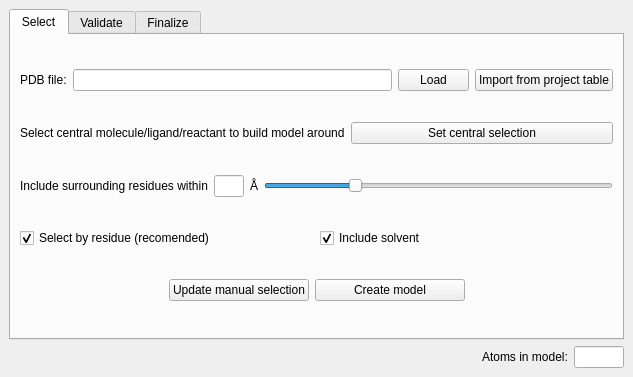
<?xml version="1.0" encoding="UTF-8"?>
<ui version="4.0">
 <class>ClusterPDB</class>
 <widget class="QMainWindow" name="ClusterPDB">
  <property name="geometry">
   <rect>
    <x>0</x>
    <y>0</y>
    <width>633</width>
    <height>377</height>
   </rect>
  </property>
  <property name="windowTitle">
   <string>MainWindow</string>
  </property>
  <widget class="QWidget" name="centralwidget">
   <layout class="QVBoxLayout" name="verticalLayout">
    <item>
     <widget class="QTabWidget" name="tabWidget">
      <property name="currentIndex">
       <number>0</number>
      </property>
      <widget class="QWidget" name="select">
       <attribute name="title">
        <string>Select</string>
       </attribute>
       <layout class="QVBoxLayout" name="verticalLayout_2">
        <item>
         <layout class="QGridLayout" name="gridLayout">
          <item row="0" column="0">
           <widget class="QLabel" name="label_pdb_file">
            <property name="maximumSize">
             <size>
              <width>61</width>
              <height>32</height>
             </size>
            </property>
            <property name="text">
             <string>PDB file:</string>
            </property>
           </widget>
          </item>
          <item row="0" column="1">
           <widget class="QLineEdit" name="lineEdit_pdb_file">
            <property name="dragEnabled">
             <bool>true</bool>
            </property>
            <property name="readOnly">
             <bool>true</bool>
            </property>
           </widget>
          </item>
          <item row="0" column="2">
           <widget class="QPushButton" name="button_load_pdb">
            <property name="maximumSize">
             <size>
              <width>71</width>
              <height>32</height>
             </size>
            </property>
            <property name="text">
             <string>Load</string>
            </property>
           </widget>
          </item>
          <item row="0" column="3">
           <widget class="QPushButton" name="button_pdb_from_table">
            <property name="maximumSize">
             <size>
              <width>181</width>
              <height>32</height>
             </size>
            </property>
            <property name="text">
             <string>Import from project table</string>
            </property>
           </widget>
          </item>
         </layout>
        </item>
        <item>
         <layout class="QGridLayout" name="gridLayout_2">
          <item row="0" column="0">
           <widget class="QLabel" name="label">
            <property name="text">
             <string>Select central molecule/ligand/reactant to build model around</string>
            </property>
           </widget>
          </item>
          <item row="0" column="1">
           <widget class="QPushButton" name="button_set_cluster_center">
            <property name="text">
             <string>Set central selection</string>
            </property>
           </widget>
          </item>
         </layout>
        </item>
        <item>
         <layout class="QGridLayout" name="gridLayout_3">
          <item row="0" column="0">
           <widget class="QLabel" name="label_2">
            <property name="text">
             <string>Include surrounding residues within</string>
            </property>
           </widget>
          </item>
          <item row="0" column="1">
           <widget class="QLineEdit" name="lineEdit_inclusion_radius">
            <property name="maximumSize">
             <size>
              <width>30</width>
              <height>16777215</height>
             </size>
            </property>
            <property name="dragEnabled">
             <bool>true</bool>
            </property>
            <property name="readOnly">
             <bool>true</bool>
            </property>
           </widget>
          </item>
          <item row="0" column="2">
           <widget class="QLabel" name="label_3">
            <property name="text">
             <string>Å</string>
            </property>
           </widget>
          </item>
          <item row="0" column="3">
           <widget class="QSlider" name="slider_inclusion_size">
            <property name="maximum">
             <number>20</number>
            </property>
            <property name="value">
             <number>5</number>
            </property>
            <property name="orientation">
             <enum>Qt::Horizontal</enum>
            </property>
           </widget>
          </item>
         </layout>
        </item>
        <item>
         <layout class="QGridLayout" name="gridLayout_6">
          <item row="0" column="0">
           <widget class="QCheckBox" name="select_byres">
            <property name="text">
             <string>Select by residue (recomended)</string>
            </property>
            <property name="checked">
             <bool>true</bool>
            </property>
           </widget>
          </item>
          <item row="0" column="1">
           <widget class="QCheckBox" name="include_solvent">
            <property name="text">
             <string>Include solvent</string>
            </property>
            <property name="checked">
             <bool>true</bool>
            </property>
           </widget>
          </item>
         </layout>
        </item>
        <item>
         <layout class="QGridLayout" name="gridLayout_5">
          <item row="0" column="0">
           <spacer name="horizontalSpacer_2">
            <property name="orientation">
             <enum>Qt::Horizontal</enum>
            </property>
            <property name="sizeHint" stdset="0">
             <size>
              <width>40</width>
              <height>20</height>
             </size>
            </property>
           </spacer>
          </item>
          <item row="0" column="2">
           <widget class="QPushButton" name="button_create_model">
            <property name="minimumSize">
             <size>
              <width>150</width>
              <height>0</height>
             </size>
            </property>
            <property name="text">
             <string>Create model</string>
            </property>
           </widget>
          </item>
          <item row="0" column="3">
           <spacer name="horizontalSpacer_3">
            <property name="orientation">
             <enum>Qt::Horizontal</enum>
            </property>
            <property name="sizeHint" stdset="0">
             <size>
              <width>40</width>
              <height>20</height>
             </size>
            </property>
           </spacer>
          </item>
          <item row="0" column="1">
           <widget class="QPushButton" name="button_update_manual_selection">
            <property name="text">
             <string>Update manual selection</string>
            </property>
           </widget>
          </item>
         </layout>
        </item>
       </layout>
      </widget>
      <widget class="QWidget" name="validate">
       <attribute name="title">
        <string>Validate</string>
       </attribute>
       <layout class="QVBoxLayout" name="verticalLayout_3">
        <item>
         <widget class="QPushButton" name="pushButton">
          <property name="text">
           <string>Add missing hydrogen to model</string>
          </property>
         </widget>
        </item>
        <item>
         <widget class="QLabel" name="label_9">
          <property name="text">
           <string>or add capping (requires no missing hydrogens in protein backbone)</string>
          </property>
          <property name="alignment">
           <set>Qt::AlignCenter</set>
          </property>
          <property name="wordWrap">
           <bool>false</bool>
          </property>
         </widget>
        </item>
        <item>
         <layout class="QGridLayout" name="gridLayout_7">
          <item row="0" column="0">
           <widget class="QLabel" name="label_5">
            <property name="text">
             <string>N-terminal capping:</string>
            </property>
           </widget>
          </item>
          <item row="0" column="1">
           <widget class="QComboBox" name="nterm_capping">
            <property name="minimumSize">
             <size>
              <width>0</width>
              <height>0</height>
             </size>
            </property>
            <item>
             <property name="text">
              <string>ace</string>
             </property>
            </item>
            <item>
             <property name="text">
              <string>methyl</string>
             </property>
            </item>
            <item>
             <property name="text">
              <string>H</string>
             </property>
            </item>
           </widget>
          </item>
          <item row="0" column="2" rowspan="2">
           <widget class="QPushButton" name="button_auto_nterm">
            <property name="text">
             <string>Auto add</string>
            </property>
           </widget>
          </item>
          <item row="1" column="0">
           <widget class="QLabel" name="label_6">
            <property name="text">
             <string>C-terminal capping:</string>
            </property>
           </widget>
          </item>
          <item row="1" column="1">
           <widget class="QComboBox" name="cterm_capping">
            <item>
             <property name="text">
              <string>nme</string>
             </property>
            </item>
            <item>
             <property name="text">
              <string>methyl</string>
             </property>
            </item>
            <item>
             <property name="text">
              <string>H</string>
             </property>
            </item>
           </widget>
          </item>
         </layout>
        </item>
        <item>
         <layout class="QGridLayout" name="gridLayout_9">
          <item row="1" column="2">
           <spacer name="horizontalSpacer_7">
            <property name="orientation">
             <enum>Qt::Horizontal</enum>
            </property>
            <property name="sizeHint" stdset="0">
             <size>
              <width>40</width>
              <height>20</height>
             </size>
            </property>
           </spacer>
          </item>
          <item row="1" column="0">
           <spacer name="horizontalSpacer_6">
            <property name="orientation">
             <enum>Qt::Horizontal</enum>
            </property>
            <property name="sizeHint" stdset="0">
             <size>
              <width>40</width>
              <height>20</height>
             </size>
            </property>
           </spacer>
          </item>
          <item row="1" column="1">
           <widget class="QLabel" name="label_7">
            <property name="font">
             <font>
              <weight>75</weight>
              <italic>false</italic>
              <bold>true</bold>
              <underline>true</underline>
             </font>
            </property>
            <property name="text">
             <string>Manual edits to selected atom(s):</string>
            </property>
           </widget>
          </item>
         </layout>
        </item>
        <item>
         <layout class="QGridLayout" name="gridLayout_10">
          <item row="0" column="3">
           <widget class="QPushButton" name="button_delete_selected">
            <property name="text">
             <string>Delete selected</string>
            </property>
           </widget>
          </item>
          <item row="0" column="2">
           <spacer name="horizontalSpacer_8">
            <property name="orientation">
             <enum>Qt::Horizontal</enum>
            </property>
            <property name="sizeHint" stdset="0">
             <size>
              <width>40</width>
              <height>20</height>
             </size>
            </property>
           </spacer>
          </item>
          <item row="0" column="0">
           <widget class="QComboBox" name="groups_to_add">
            <property name="minimumSize">
             <size>
              <width>150</width>
              <height>0</height>
             </size>
            </property>
            <item>
             <property name="text">
              <string>ace</string>
             </property>
            </item>
            <item>
             <property name="text">
              <string>nme</string>
             </property>
            </item>
            <item>
             <property name="text">
              <string>methyl</string>
             </property>
            </item>
            <item>
             <property name="text">
              <string>H</string>
             </property>
            </item>
           </widget>
          </item>
          <item row="0" column="1">
           <widget class="QPushButton" name="button_add_group">
            <property name="minimumSize">
             <size>
              <width>150</width>
              <height>0</height>
             </size>
            </property>
            <property name="text">
             <string>Add</string>
            </property>
           </widget>
          </item>
         </layout>
        </item>
        <item>
         <spacer name="verticalSpacer">
          <property name="orientation">
           <enum>Qt::Vertical</enum>
          </property>
          <property name="sizeHint" stdset="0">
           <size>
            <width>20</width>
            <height>40</height>
           </size>
          </property>
         </spacer>
        </item>
        <item>
         <layout class="QGridLayout" name="gridLayout_8">
          <item row="0" column="0">
           <widget class="QPushButton" name="button_finalize">
            <property name="text">
             <string>Finalize</string>
            </property>
           </widget>
          </item>
         </layout>
        </item>
       </layout>
      </widget>
      <widget class="QWidget" name="finalize">
       <attribute name="title">
        <string>Finalize</string>
       </attribute>
       <layout class="QVBoxLayout" name="verticalLayout_4">
        <item>
         <layout class="QGridLayout" name="gridLayout_11">
          <item row="0" column="0">
           <spacer name="horizontalSpacer_4">
            <property name="orientation">
             <enum>Qt::Horizontal</enum>
            </property>
            <property name="sizeHint" stdset="0">
             <size>
              <width>40</width>
              <height>20</height>
             </size>
            </property>
           </spacer>
          </item>
          <item row="0" column="1">
           <widget class="QLabel" name="label_8">
            <property name="font">
             <font>
              <weight>75</weight>
              <italic>false</italic>
              <bold>true</bold>
              <underline>true</underline>
             </font>
            </property>
            <property name="text">
             <string>Summary</string>
            </property>
           </widget>
          </item>
          <item row="0" column="2">
           <spacer name="horizontalSpacer_5">
            <property name="orientation">
             <enum>Qt::Horizontal</enum>
            </property>
            <property name="sizeHint" stdset="0">
             <size>
              <width>40</width>
              <height>20</height>
             </size>
            </property>
           </spacer>
          </item>
         </layout>
        </item>
        <item>
         <widget class="QListWidget" name="list_model_summary"/>
        </item>
        <item>
         <layout class="QGridLayout" name="gridLayout_12">
          <item row="0" column="0">
           <spacer name="horizontalSpacer_9">
            <property name="orientation">
             <enum>Qt::Horizontal</enum>
            </property>
            <property name="sizeHint" stdset="0">
             <size>
              <width>40</width>
              <height>20</height>
             </size>
            </property>
           </spacer>
          </item>
          <item row="0" column="1">
           <widget class="QCheckBox" name="copy_to_project">
            <property name="minimumSize">
             <size>
              <width>200</width>
              <height>0</height>
             </size>
            </property>
            <property name="text">
             <string>Copy to project table</string>
            </property>
            <property name="checked">
             <bool>true</bool>
            </property>
           </widget>
          </item>
          <item row="0" column="2">
           <widget class="QPushButton" name="button_export_model">
            <property name="text">
             <string>Export model</string>
            </property>
           </widget>
          </item>
         </layout>
        </item>
       </layout>
      </widget>
     </widget>
    </item>
    <item>
     <layout class="QGridLayout" name="gridLayout_4">
      <item row="0" column="0">
       <spacer name="horizontalSpacer">
        <property name="orientation">
         <enum>Qt::Horizontal</enum>
        </property>
        <property name="sizeHint" stdset="0">
         <size>
          <width>40</width>
          <height>20</height>
         </size>
        </property>
       </spacer>
      </item>
      <item row="0" column="2">
       <widget class="QLineEdit" name="lineEdit_atoms_in_model">
        <property name="maximumSize">
         <size>
          <width>50</width>
          <height>16777215</height>
         </size>
        </property>
        <property name="dragEnabled">
         <bool>true</bool>
        </property>
        <property name="readOnly">
         <bool>true</bool>
        </property>
       </widget>
      </item>
      <item row="0" column="1">
       <widget class="QLabel" name="label_4">
        <property name="text">
         <string>Atoms in model:</string>
        </property>
       </widget>
      </item>
     </layout>
    </item>
   </layout>
  </widget>
 </widget>
 <resources/>
 <connections/>
</ui>
